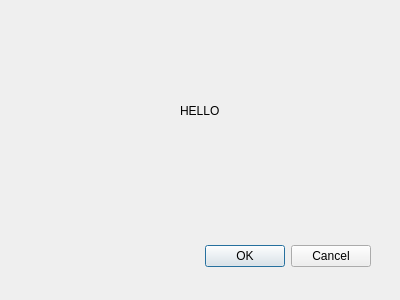
<?xml version="1.0" encoding="UTF-8"?>
<ui version="4.0">
 <class>Dialog</class>
 <widget class="QDialog" name="Dialog">
  <property name="geometry">
   <rect>
    <x>0</x>
    <y>0</y>
    <width>400</width>
    <height>300</height>
   </rect>
  </property>
  <property name="windowTitle">
   <string>Dialog</string>
  </property>
  <widget class="QDialogButtonBox" name="buttonBox">
   <property name="geometry">
    <rect>
     <x>30</x>
     <y>240</y>
     <width>341</width>
     <height>32</height>
    </rect>
   </property>
   <property name="orientation">
    <enum>Qt::Horizontal</enum>
   </property>
   <property name="standardButtons">
    <set>QDialogButtonBox::Cancel|QDialogButtonBox::Ok</set>
   </property>
  </widget>
  <widget class="QLabel" name="label">
   <property name="geometry">
    <rect>
     <x>180</x>
     <y>100</y>
     <width>121</width>
     <height>21</height>
    </rect>
   </property>
   <property name="text">
    <string>HELLO</string>
   </property>
  </widget>
 </widget>
 <resources/>
 <connections>
  <connection>
   <sender>buttonBox</sender>
   <signal>accepted()</signal>
   <receiver>Dialog</receiver>
   <slot>accept()</slot>
   <hints>
    <hint type="sourcelabel">
     <x>248</x>
     <y>254</y>
    </hint>
    <hint type="destinationlabel">
     <x>157</x>
     <y>274</y>
    </hint>
   </hints>
  </connection>
  <connection>
   <sender>buttonBox</sender>
   <signal>rejected()</signal>
   <receiver>Dialog</receiver>
   <slot>reject()</slot>
   <hints>
    <hint type="sourcelabel">
     <x>316</x>
     <y>260</y>
    </hint>
    <hint type="destinationlabel">
     <x>286</x>
     <y>274</y>
    </hint>
   </hints>
  </connection>
 </connections>
</ui>
